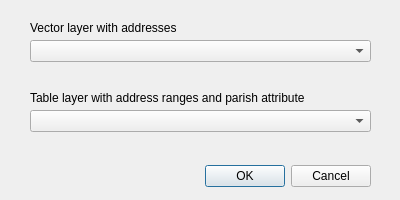
<?xml version="1.0" encoding="UTF-8"?>
<ui version="4.0">
 <class>ParishesDialogBase</class>
 <widget class="QDialog" name="ParishesDialogBase">
  <property name="geometry">
   <rect>
    <x>0</x>
    <y>0</y>
    <width>400</width>
    <height>200</height>
   </rect>
  </property>
  <property name="windowTitle">
   <string>Parishes</string>
  </property>
  <widget class="QDialogButtonBox" name="button_box">
   <property name="geometry">
    <rect>
     <x>30</x>
     <y>160</y>
     <width>341</width>
     <height>32</height>
    </rect>
   </property>
   <property name="orientation">
    <enum>Qt::Horizontal</enum>
   </property>
   <property name="standardButtons">
    <set>QDialogButtonBox::Cancel|QDialogButtonBox::Ok</set>
   </property>
  </widget>
  <widget class="QComboBox" name="comboBox_vector">
   <property name="geometry">
    <rect>
     <x>30</x>
     <y>40</y>
     <width>341</width>
     <height>22</height>
    </rect>
   </property>
  </widget>
  <widget class="QLabel" name="label">
   <property name="geometry">
    <rect>
     <x>30</x>
     <y>20</y>
     <width>341</width>
     <height>16</height>
    </rect>
   </property>
   <property name="text">
    <string>Vector layer with addresses</string>
   </property>
  </widget>
  <widget class="QLabel" name="label_2">
   <property name="geometry">
    <rect>
     <x>30</x>
     <y>90</y>
     <width>341</width>
     <height>16</height>
    </rect>
   </property>
   <property name="text">
    <string>Table layer with address ranges and parish attribute</string>
   </property>
  </widget>
  <widget class="QComboBox" name="comboBox_table">
   <property name="geometry">
    <rect>
     <x>30</x>
     <y>110</y>
     <width>341</width>
     <height>22</height>
    </rect>
   </property>
  </widget>
 </widget>
 <resources/>
 <connections>
  <connection>
   <sender>button_box</sender>
   <signal>accepted()</signal>
   <receiver>ParishesDialogBase</receiver>
   <slot>accept()</slot>
   <hints>
    <hint type="sourcelabel">
     <x>20</x>
     <y>20</y>
    </hint>
    <hint type="destinationlabel">
     <x>20</x>
     <y>20</y>
    </hint>
   </hints>
  </connection>
  <connection>
   <sender>button_box</sender>
   <signal>rejected()</signal>
   <receiver>ParishesDialogBase</receiver>
   <slot>reject()</slot>
   <hints>
    <hint type="sourcelabel">
     <x>20</x>
     <y>20</y>
    </hint>
    <hint type="destinationlabel">
     <x>20</x>
     <y>20</y>
    </hint>
   </hints>
  </connection>
 </connections>
</ui>
